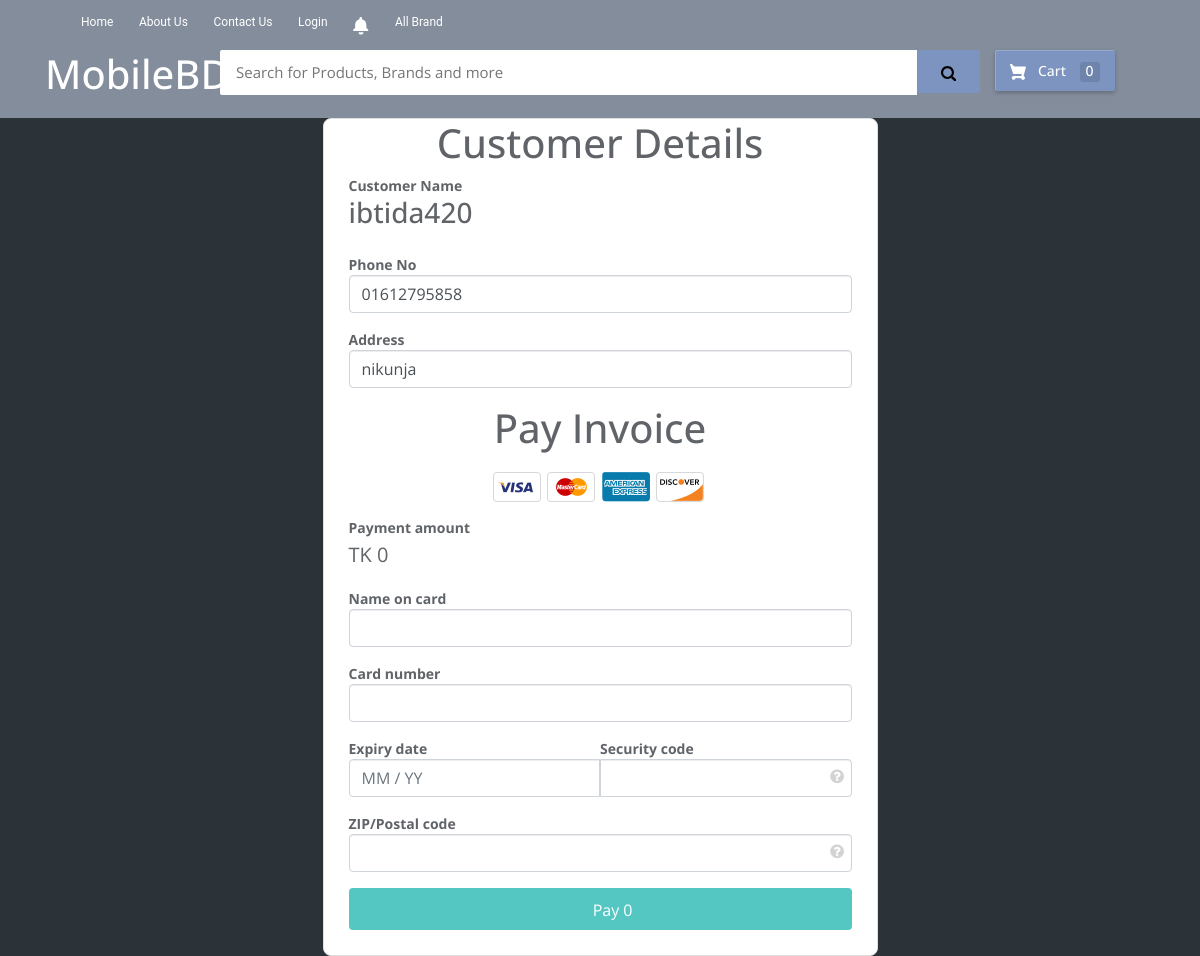
/paymentMethod.php (signed in), run on the app's committed database.
### tables this page shows
CREATE TABLE `user` (
  `Customer_id` int(50) NOT NULL,
  `Username` varchar(30) NOT NULL,
  `Email` varchar(40) NOT NULL,
  `Phone_no` varchar(15) NOT NULL,
  `Address` varchar(80) NOT NULL,
  `Password` varchar(200) NOT NULL,
  `User_Type` varchar(15) NOT NULL
);

### paymentMethod.php (the view, shortened to what this page needs)
<?php require 'sessionCheck.php';
      require 'header.php';
     ?>
<?php
      $db=mysqli_connect('localhost','root','','mobilebd');
      $username=$_SESSION['username'];
      $sql2="SELECT * FROM User Where Username='$username'";
      $result2= mysqli_query($db,$sql2);
      $row = $result2->fetch_assoc();
?>
<!DOCTYPE html>
<html>
<head>
<link rel="stylesheet" href="//maxcdn.bootstrapcdn.com/font-awesome/4.3.0/css/font-awesome.min.css">
  <link rel="stylesheet" type="text/css" href="css/bootstrap.min.css">
  <link rel="stylesheet" href="https://stackpath.bootstrapcdn.com/bootstrap/4.1.3/css/bootstrap.min.css">
  <link rel="stylesheet" type="text/css" href="css/style.css">
</head>
<body>
<div class="container">
  <div id="Checkout" class="inline">
      <form method="POST"  class="form pay" id="formpay" enctype="multipart/form-data">
      <h1 align="center">Customer Details</h1>
      <div class="Name customer form-group">
              <label for="Customer Name" >Customer Name<h3><?=$row['Username']?></h3></label>
          </div>
          <div class="form-group">
              <label or="Phone">Phone No</label>
              <input id="Phone" class="form-control" name="phone" type="text" value="<?php echo $row['Phone_no']; ?>" maxlength="15"></input>
          </div>
          <div class="form-group">
              <label or="Address">Address</label>
              <input id="Address" class="form-control" name="address" type="text" value="<?php echo $row['Address']; ?>" maxlength="50"></input>
          </div>
      <h1 align="center">Pay Invoice</h1>
      <div class="card-row">
          <span class="visa"></span>
          <span class="mastercard"></span>
          <span class="amex"></span>
          <span class="discover"></span>
      </div>
          <div class="form-group">
              <label for="PaymentAmount">Payment amount</label>
              <div class="amount-placeholder">
                  <span>TK</span>
                  <span><?=$_GET['Price']*$_GET['quantity']?></span>
              </div>
          </div>
          <div class="form-group">
              <label or="NameOnCard">Name on card</label>
              <input id="NameOnCard" class="form-control" type="text" maxlength="255"></input>
          </div>
          <div class="form-group">
              <label for="CreditCardNumber">Card number</label>
              <input id="CreditCardNumber" class="null card-image form-control" type="text"></input>
          </div>
          <div class="expiry-date-group form-group">
              <label for="ExpiryDate">Expiry date</label>
              <input id="ExpiryDate" class="form-control" type="text" placeholder="MM / YY" maxlength="7"></input>
          </div>
          <div class="security-code-group form-group">
              <label for="SecurityCode">Security code</label>
              <div class="input-container" >
                  <input id="SecurityCode" class="form-control" type="text" ></input>
                  <i id="cvc" class="fa fa-question-circle"></i>
              </div>
          </div>
          <div class="zip-code-group form-group">
              <label for="ZIPCode">ZIP/Postal code</label>
              <div class="input-container">
                  <input id="ZIPCode" class="form-control" type="text" maxlength="10"></input>
                  <a tabindex="0" role="button" data-toggle="popover" data-trigger="focus" data-placement="left" data-content="Enter the ZIP/Postal code for your credit card billing address."><i class="fa fa-question-circle"></i></a>
              </div>
          </div>
          <button id="PayButton" class="btn btn-block btn-success submit-button" type="submit">
              <span class="submit-button-lock"></span>
              <span class="align-middle">Pay <?=$_GET['Price']*$_GET['quantity']?></span>
          </button>
      </form>
  </div>
</div>
</body>
</html>

### css/style.css (style rules this page uses)
:root { --baseColor: #606468; }
:root { --gridMaxWidth: 20rem; --gridWidth: 90%; }
:root { --iconFill: var(--baseColor); }
:root { --htmlFontSize: 100%; --bodyBackgroundColor: #2c3338; --bodyColor: var(--baseColor); --bodyFontFamily: 'Open Sans'; --bodyFontFamilyFallback: sans-serif; --bodyFontSize: 0.875rem; --bodyFontWeight: 400; --bodyLineHeight: 1.5; }
* { box-sizing: inherit; }
html { box-sizing: border-box; font-size: var(--htmlFontSize); height: 100%; }
body { background-color: var(--bodyBackgroundColor); color: var(--bodyColor); font-family: var(--bodyFontFamily), var(--bodyFontFamilyFallback); font-size: var(--bodyFontSize); font-weight: var(--bodyFontWeight); height: 100%; line-height: var(--bodyLineHeight); margin: 0; min-height: 100vh; }
:root { --anchorColor: #eee; }
a { color: var(--anchorColor); outline: 0; text-decoration: none; }
:root { --formFieldMargin: 0.875rem; }
input { background-image: none; border: 0; color: inherit; font: inherit; margin: 0; outline: 0; padding: 0; transition: background-color 0.3s; }
.form { margin: calc(var(--formFieldMargin) * -1); }
.form input[type='password'], .form input[type='text'], .form input[type='submit'] { width: 100%; }
:root { --loginBorderRadus: 0.25rem; --loginColor: #eee; --loginInputBackgroundColor: #3b4148; --loginInputHoverBackgroundColor: #434a52; --loginLabelBackgroundColor: #363b41; --loginSubmitBackgroundColor: #ea4c88; --loginSubmitColor: #eee; --loginSubmitHoverBackgroundColor: #d44179; }
:root { --paragraphMarginBottom: 1.5rem; --paragraphMarginTop: 1.5rem; }
.form-group { max-width: 100%; }
label { margin-bottom: 0; }
.expiry-date-group { float: left; width: 50% }
.expiry-date-group input { width: calc(100% + 1px); border-top-right-radius: 0; border-bottom-right-radius: 0; }
.security-code-group { float: right; width: 50% }
.security-code-group input { border-top-left-radius: 0; border-bottom-left-radius: 0; }
.zip-code-group { clear: both; }
#PayButton { outline: 0!important; height: 42px; font-size: 16px; background-color: #54C7C3!important; border: none; }
#Checkout { z-index: 100001; background: ; width: 50%; min-width: 300px; height: 100%; min-height: 100%; background: 0 0 #ffffff; border-radius: 8px; border: 1px solid #dedede; margin-left: auto; margin-right: auto; display: block; }
#Checkout>form { margin: 0 25px 25px; }
.input-container { position: relative; }
.input-container input { padding-right: 25px; }
.input-container>i, a[role="button"] { color: #d3d3d3; width: 25px; height: 30px; line-height: 30px; font-size: 16px; position: absolute; top: 2px; right: 2px; cursor: pointer; text-align: center; }
.amount-placeholder { font-size: 20px; height: 34px; }
.amount-placeholder>span { line-height: 34px; }
.card-row { text-align: center; margin: 20px 25px 10px; }
.card-row span { width: 48px; height: 30px; margin-right: 3px; background-repeat: no-repeat; display: inline-block; background-size: contain; }
.card-image { background-repeat: no-repeat; padding-right: 50px; background-position: right 2px center; background-size: auto 90% }
.submit-button-lock { height: 20px; margin-top: -2px; margin-right: 7px; vertical-align: middle; width: 14px; display: inline-block; }
.align-middle { vertical-align: middle; }

### data on the page
user: Username "ibtida420", phone "01612795858", address "nikunja"

### other printed values
$_GET['Price']*$_GET['quantity'] "0"
